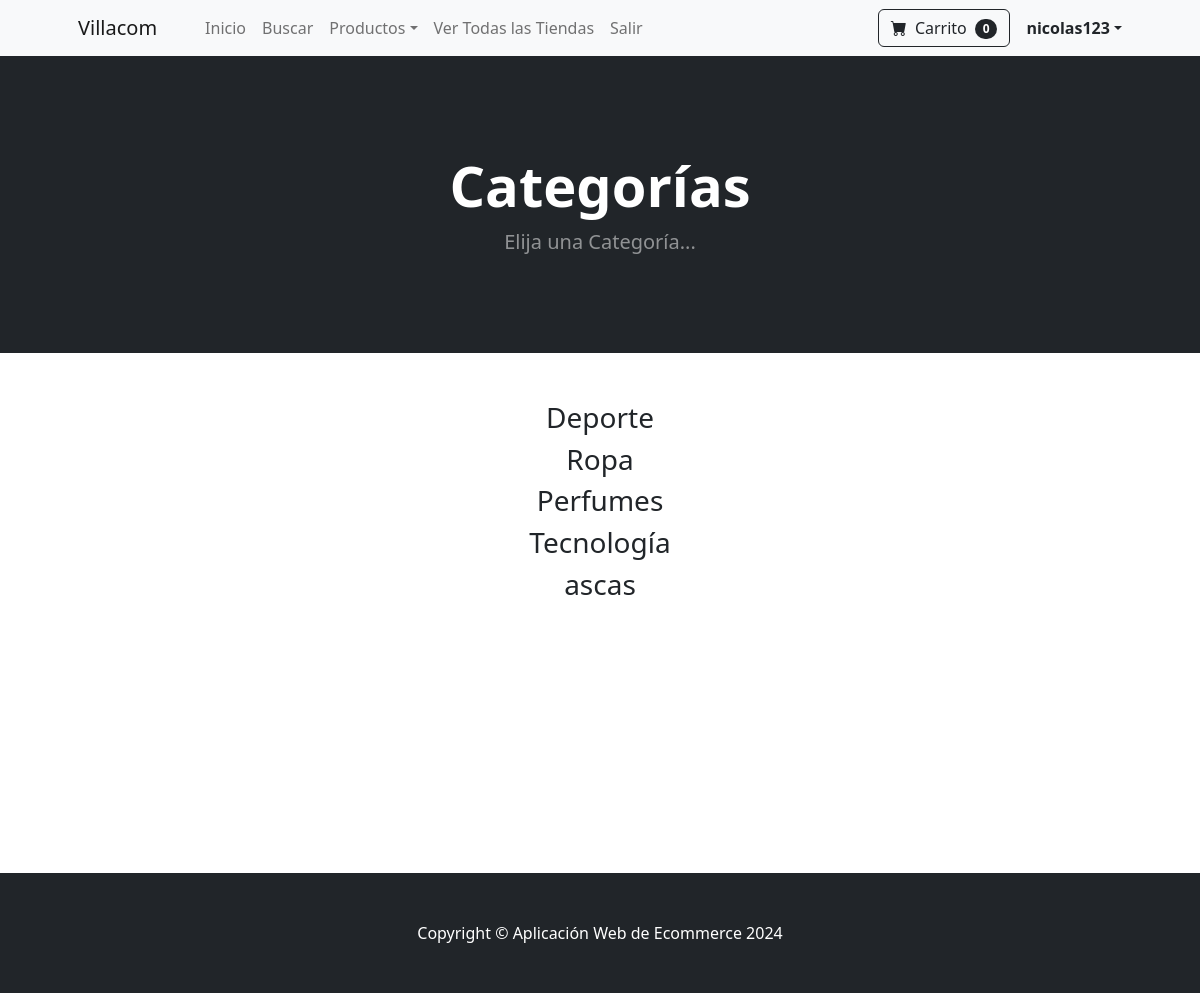
The app's page /category_summary/ (signed in) with its own data.
### store/models.py (models this page shows)
class Category(models.Model):
    name = models.CharField(max_length=50)
    def __str__(self):
        return self.name
    class Meta:
        verbose_name_plural = 'categorias'

### store/views.py (the view)
# urls.py: path('category_summary/', views.category_summary, name='category_summary'),
def category_summary(request):
    categories = Category.objects.all()
    return render(request, 'category_summary.html', {'categories':categories})

### cart/cart.py (called while the page is built)
    def __len__(self):
        return len(self.cart)

### cart/context_processors.py (called while the page is built)
def cart(request):
    return {'cart': Cart(request)}

### store/templates/category_summary.html
{% extends 'base.html' %}
{% block content%}
        <header class="bg-dark py-5">
            <div class="container px-4 px-lg-5 my-5">
                <div class="text-center text-white">
                    <h1 class="display-4 fw-bolder">Categorías</h1>
                    <p class="lead fw-normal text-white-50 mb-0">Elija una Categoría...</p>
                </div>
            </div>
        </header>
        <div class="container">
            <div class="row">
                <center>
                    <div class="col-8">
                        <br/><br/>
                        {% for category in categories %}
                        <h3 onclick="window.location.href='{% url 'category' category %}'" style="cursor: pointer;">
                            {{ category }}
                          </h3>
                        {% endfor %}
<br/><br/><br/><br/><br/><br/><br/><br/><br/><br/><br/>
                    </div>
                </center>
            </div>
        </div>
{% endblock %}

### store/templates/navbar.html (shortened to what this page needs)
<nav class="navbar navbar-expand-lg navbar-light bg-light">
    <div class="container px-4 px-lg-5">
        <a class="navbar-brand" href="{% url 'home' %}">Villacom</a>
        <div class="collapse navbar-collapse" id="navbarSupportedContent">
            <ul class="navbar-nav me-auto mb-2 mb-lg-0 ms-lg-4">
                <li class="nav-item"><a class="nav-link" aria-current="page" href="{% url 'home' %}">Inicio</a></li>
                <li class="nav-item"><a class="nav-link" aria-current="page" href="{% url 'search' %}">Buscar</a></li>
                <li class="nav-item dropdown">
                    <a class="nav-link dropdown-toggle" id="navbarDropdown" href="#" role="button" data-bs-toggle="dropdown" aria-expanded="false">Productos</a>
                </li>
                {% if user.is_authenticated %}
                    <li class="nav-item"><a class="nav-link" href="{% url 'lista_tiendas' %}">Ver Todas las Tiendas</a></li>
                {% else %}
                    <li class="nav-item"><a class="nav-link" href="{% url 'login' %}">Iniciar Sesión</a></li>
                    <li class="nav-item"><a class="nav-link" href="{% url 'register' %}">Registrarse</a></li>
                {% endif %}
                    {% if user.is_authenticated %}
                    <li class="nav-item"><a class="nav-link" href="{% url 'logout' %}">Salir</a></li>
                    {% endif %}
            </ul>
            <div class="d-flex align-items-center">
                <form class="d-flex me-3">
                    <a href="{% url 'cart_summary' %}" class="btn btn-outline-dark">
                        <i class="bi-cart-fill me-1"></i>
                        Carrito
                        <span class="badge bg-dark text-white ms-1 rounded-pill" id="cart_quantity">{{ cart|length }}</span>
                    </a>
                </form>
                {% if user.is_authenticated %}
                <div class="nav-item dropdown">
                    <a class="nav-link active dropdown-toggle" id="profileDropdown" href="#" role="button" data-bs-toggle="dropdown" aria-expanded="false"><strong>{{ user.username }}</strong></a>
                </div>
                {% endif %}
            </div>
        </div>
    </div>
</nav>

### records on screen
Category: name "Deporte"
Category: name "Ropa"
Category: name "Perfumes"
Category: name "Tecnología"
Category: name "ascas"

### other values on screen
{{ cart|length }} "0"
{{ user.username }} "nicolas123"
